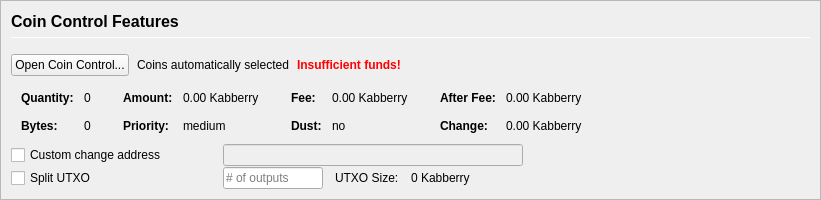
         <widget class="QFrame" name="frameCoinControl">
          <property name="sizePolicy">
           <sizepolicy hsizetype="Expanding" vsizetype="Expanding">
            <horstretch>0</horstretch>
            <verstretch>0</verstretch>
           </sizepolicy>
          </property>
          <property name="maximumSize">
           <size>
            <width>16777215</width>
            <height>16777215</height>
           </size>
          </property>
          <property name="frameShape">
           <enum>QFrame::StyledPanel</enum>
          </property>
          <property name="frameShadow">
           <enum>QFrame::Sunken</enum>
          </property>
          <layout class="QVBoxLayout" name="verticalLayoutCoinControl2">
           <property name="spacing">
            <number>0</number>
           </property>
           <property name="leftMargin">
            <number>0</number>
           </property>
           <property name="topMargin">
            <number>0</number>
           </property>
           <property name="rightMargin">
            <number>0</number>
           </property>
           <property name="bottomMargin">
            <number>0</number>
           </property>
           <item>
            <widget class="QFrame" name="frameCoinControl_BG">
             <layout class="QVBoxLayout" name="verticalLayoutCoinControl" stretch="0,0,0,0,0,0">
              <property name="spacing">
               <number>1</number>
              </property>
              <property name="leftMargin">
               <number>10</number>
              </property>
              <property name="topMargin">
               <number>10</number>
              </property>
              <item>
               <layout class="QHBoxLayout" name="horizontalLayoutCoinControl1">
                <property name="bottomMargin">
                 <number>15</number>
                </property>
                <item>
                 <layout class="QVBoxLayout" name="verticalLayout_3">
                  <property name="spacing">
                   <number>6</number>
                  </property>
                  <item>
                   <widget class="QLabel" name="labelCoinControlFeatures">
                    <property name="sizePolicy">
                     <sizepolicy hsizetype="Preferred" vsizetype="Maximum">
                      <horstretch>0</horstretch>
                      <verstretch>0</verstretch>
                     </sizepolicy>
                    </property>
                    <property name="minimumSize">
                     <size>
                      <width>0</width>
                      <height>20</height>
                     </size>
                    </property>
                    <property name="font">
                     <font>
                      <pointsize>12</pointsize>
                      <weight>75</weight>
                      <bold>true</bold>
                     </font>
                    </property>
                    <property name="styleSheet">
                     <string notr="true">font-weight:bold;</string>
                    </property>
                    <property name="text">
                     <string>Coin Control Features</string>
                    </property>
                   </widget>
                  </item>
                  <item>
                   <widget class="Line" name="line">
                    <property name="minimumSize">
                     <size>
                      <width>0</width>
                      <height>1</height>
                     </size>
                    </property>
                    <property name="maximumSize">
                     <size>
                      <width>16777215</width>
                      <height>1</height>
                     </size>
                    </property>
                    <property name="orientation">
                     <enum>Qt::Horizontal</enum>
                    </property>
                   </widget>
                  </item>
                 </layout>
                </item>
               </layout>
              </item>
              <item>
               <layout class="QHBoxLayout" name="horizontalLayoutCoinControl2" stretch="0,0,0,0">
                <property name="spacing">
                 <number>8</number>
                </property>
                <property name="bottomMargin">
                 <number>10</number>
                </property>
                <item>
                 <widget class="QPushButton" name="pushButtonCoinControl">
                  <property name="styleSheet">
                   <string notr="true"/>
                  </property>
                  <property name="text">
                   <string>Open Coin Control...</string>
                  </property>
                  <property name="autoDefault">
                   <bool>false</bool>
                  </property>
                 </widget>
                </item>
                <item>
                 <widget class="QLabel" name="labelCoinControlAutomaticallySelected">
                  <property name="text">
                   <string>Coins automatically selected</string>
                  </property>
                  <property name="margin">
                   <number>5</number>
                  </property>
                 </widget>
                </item>
                <item>
                 <widget class="QLabel" name="labelCoinControlInsuffFunds">
                  <property name="font">
                   <font>
                    <weight>75</weight>
                    <bold>true</bold>
                   </font>
                  </property>
                  <property name="styleSheet">
                   <string notr="true">color:red;font-weight:bold;</string>
                  </property>
                  <property name="text">
                   <string>Insufficient funds!</string>
                  </property>
                  <property name="margin">
                   <number>5</number>
                  </property>
                 </widget>
                </item>
                <item>
                 <spacer name="horizontalSpacerCoinControl">
                  <property name="orientation">
                   <enum>Qt::Horizontal</enum>
                  </property>
                  <property name="sizeHint" stdset="0">
                   <size>
                    <width>40</width>
                    <height>1</height>
                   </size>
                  </property>
                 </spacer>
                </item>
               </layout>
              </item>
              <item>
               <widget class="QWidget" name="widgetCoinControl" native="true">
                <property name="sizePolicy">
                 <sizepolicy hsizetype="Preferred" vsizetype="Preferred">
                  <horstretch>0</horstretch>
                  <verstretch>0</verstretch>
                 </sizepolicy>
                </property>
                <property name="minimumSize">
                 <size>
                  <width>0</width>
                  <height>0</height>
                 </size>
                </property>
                <property name="styleSheet">
                 <string notr="true"/>
                </property>
                <layout class="QHBoxLayout" name="horizontalLayoutCoinControl5">
                 <property name="leftMargin">
                  <number>0</number>
                 </property>
                 <property name="topMargin">
                  <number>0</number>
                 </property>
                 <property name="rightMargin">
                  <number>0</number>
                 </property>
                 <property name="bottomMargin">
                  <number>0</number>
                 </property>
                 <item>
                  <layout class="QHBoxLayout" name="horizontalLayoutCoinControl3" stretch="0,0,0,1">
                   <property name="spacing">
                    <number>20</number>
                   </property>
                   <property name="topMargin">
                    <number>0</number>
                   </property>
                   <property name="bottomMargin">
                    <number>10</number>
                   </property>
                   <item>
                    <layout class="QFormLayout" name="formLayoutCoinControl1">
                     <property name="horizontalSpacing">
                      <number>10</number>
                     </property>
                     <property name="verticalSpacing">
                      <number>14</number>
                     </property>
                     <property name="leftMargin">
                      <number>10</number>
                     </property>
                     <property name="topMargin">
                      <number>4</number>
                     </property>
                     <property name="rightMargin">
                      <number>6</number>
                     </property>
                     <item row="0" column="0">
                      <widget class="QLabel" name="labelCoinControlQuantityText">
                       <property name="font">
                        <font>
                         <weight>75</weight>
                         <bold>true</bold>
                        </font>
                       </property>
                       <property name="text">
                        <string>Quantity:</string>
                       </property>
                       <property name="margin">
                        <number>0</number>
                       </property>
                      </widget>
                     </item>
                     <item row="0" column="1">
                      <widget class="QLabel" name="labelCoinControlQuantity">
                       <property name="cursor">
                        <cursorShape>IBeamCursor</cursorShape>
                       </property>
                       <property name="contextMenuPolicy">
                        <enum>Qt::ActionsContextMenu</enum>
                       </property>
                       <property name="text">
                        <string notr="true">0</string>
                       </property>
                       <property name="margin">
                        <number>0</number>
                       </property>
                       <property name="textInteractionFlags">
                        <set>Qt::LinksAccessibleByMouse|Qt::TextSelectableByKeyboard|Qt::TextSelectableByMouse</set>
                       </property>
                      </widget>
                     </item>
                     <item row="1" column="0">
                      <widget class="QLabel" name="labelCoinControlBytesText">
                       <property name="font">
                        <font>
                         <weight>75</weight>
                         <bold>true</bold>
                        </font>
                       </property>
                       <property name="text">
                        <string>Bytes:</string>
                       </property>
                      </widget>
                     </item>
                     <item row="1" column="1">
                      <widget class="QLabel" name="labelCoinControlBytes">
                       <property name="cursor">
                        <cursorShape>IBeamCursor</cursorShape>
                       </property>
                       <property name="contextMenuPolicy">
                        <enum>Qt::ActionsContextMenu</enum>
                       </property>
                       <property name="text">
                        <string notr="true">0</string>
                       </property>
                       <property name="textInteractionFlags">
                        <set>Qt::LinksAccessibleByMouse|Qt::TextSelectableByKeyboard|Qt::TextSelectableByMouse</set>
                       </property>
                      </widget>
                     </item>
                    </layout>
                   </item>
                   <item>
                    <layout class="QFormLayout" name="formLayoutCoinControl2">
                     <property name="horizontalSpacing">
                      <number>10</number>
                     </property>
                     <property name="verticalSpacing">
                      <number>14</number>
                     </property>
                     <property name="leftMargin">
                      <number>6</number>
                     </property>
                     <property name="topMargin">
                      <number>4</number>
                     </property>
                     <property name="rightMargin">
                      <number>6</number>
                     </property>
                     <item row="0" column="0">
                      <widget class="QLabel" name="labelCoinControlAmountText">
                       <property name="font">
                        <font>
                         <weight>75</weight>
                         <bold>true</bold>
                        </font>
                       </property>
                       <property name="text">
                        <string>Amount:</string>
                       </property>
                       <property name="margin">
                        <number>0</number>
                       </property>
                      </widget>
                     </item>
                     <item row="0" column="1">
                      <widget class="QLabel" name="labelCoinControlAmount">
                       <property name="cursor">
                        <cursorShape>IBeamCursor</cursorShape>
                       </property>
                       <property name="contextMenuPolicy">
                        <enum>Qt::ActionsContextMenu</enum>
                       </property>
                       <property name="text">
                        <string notr="true">0.00 Kabberry</string>
                       </property>
                       <property name="textInteractionFlags">
                        <set>Qt::LinksAccessibleByMouse|Qt::TextSelectableByKeyboard|Qt::TextSelectableByMouse</set>
                       </property>
                      </widget>
                     </item>
                     <item row="1" column="0">
                      <widget class="QLabel" name="labelCoinControlPriorityText">
                       <property name="font">
                        <font>
                         <weight>75</weight>
                         <bold>true</bold>
                        </font>
                       </property>
                       <property name="text">
                        <string>Priority:</string>
                       </property>
                      </widget>
                     </item>
                     <item row="1" column="1">
                      <widget class="QLabel" name="labelCoinControlPriority">
                       <property name="cursor">
                        <cursorShape>IBeamCursor</cursorShape>
                       </property>
                       <property name="contextMenuPolicy">
                        <enum>Qt::ActionsContextMenu</enum>
                       </property>
                       <property name="text">
                        <string>medium</string>
                       </property>
                       <property name="textInteractionFlags">
                        <set>Qt::LinksAccessibleByMouse|Qt::TextSelectableByKeyboard|Qt::TextSelectableByMouse</set>
                       </property>
                      </widget>
                     </item>
                    </layout>
                   </item>
                   <item>
                    <layout class="QFormLayout" name="formLayoutCoinControl3">
                     <property name="horizontalSpacing">
                      <number>10</number>
                     </property>
                     <property name="verticalSpacing">
                      <number>14</number>
                     </property>
                     <property name="leftMargin">
                      <number>6</number>
                     </property>
                     <property name="topMargin">
                      <number>4</number>
                     </property>
                     <property name="rightMargin">
                      <number>6</number>
                     </property>
                     <item row="0" column="0">
                      <widget class="QLabel" name="labelCoinControlFeeText">
                       <property name="font">
                        <font>
                         <weight>75</weight>
                         <bold>true</bold>
                        </font>
                       </property>
                       <property name="text">
                        <string>Fee:</string>
                       </property>
                       <property name="margin">
                        <number>0</number>
                       </property>
                      </widget>
                     </item>
                     <item row="0" column="1">
                      <widget class="QLabel" name="labelCoinControlFee">
                       <property name="cursor">
                        <cursorShape>IBeamCursor</cursorShape>
                       </property>
                       <property name="contextMenuPolicy">
                        <enum>Qt::ActionsContextMenu</enum>
                       </property>
                       <property name="text">
                        <string notr="true">0.00 Kabberry</string>
                       </property>
                       <property name="textInteractionFlags">
                        <set>Qt::LinksAccessibleByMouse|Qt::TextSelectableByKeyboard|Qt::TextSelectableByMouse</set>
                       </property>
                      </widget>
                     </item>
                     <item row="1" column="0">
                      <widget class="QLabel" name="labelCoinControlLowOutputText">
                       <property name="font">
                        <font>
                         <weight>75</weight>
                         <bold>true</bold>
                        </font>
                       </property>
                       <property name="text">
                        <string>Dust:</string>
                       </property>
                      </widget>
                     </item>
                     <item row="1" column="1">
                      <widget class="QLabel" name="labelCoinControlLowOutput">
                       <property name="cursor">
                        <cursorShape>IBeamCursor</cursorShape>
                       </property>
                       <property name="contextMenuPolicy">
                        <enum>Qt::ActionsContextMenu</enum>
                       </property>
                       <property name="text">
                        <string>no</string>
                       </property>
                       <property name="textInteractionFlags">
                        <set>Qt::LinksAccessibleByMouse|Qt::TextSelectableByKeyboard|Qt::TextSelectableByMouse</set>
                       </property>
                      </widget>
                     </item>
                    </layout>
                   </item>
                   <item>
                    <layout class="QFormLayout" name="formLayoutCoinControl4">
                     <property name="horizontalSpacing">
                      <number>10</number>
                     </property>
                     <property name="verticalSpacing">
                      <number>14</number>
                     </property>
                     <property name="leftMargin">
                      <number>6</number>
                     </property>
                     <property name="topMargin">
                      <number>4</number>
                     </property>
                     <property name="rightMargin">
                      <number>6</number>
                     </property>
                     <item row="0" column="0">
                      <widget class="QLabel" name="labelCoinControlAfterFeeText">
                       <property name="font">
                        <font>
                         <weight>75</weight>
                         <bold>true</bold>
                        </font>
                       </property>
                       <property name="text">
                        <string>After Fee:</string>
                       </property>
                       <property name="margin">
                        <number>0</number>
                       </property>
                      </widget>
                     </item>
                     <item row="0" column="1">
                      <widget class="QLabel" name="labelCoinControlAfterFee">
                       <property name="cursor">
                        <cursorShape>IBeamCursor</cursorShape>
                       </property>
                       <property name="contextMenuPolicy">
                        <enum>Qt::ActionsContextMenu</enum>
                       </property>
                       <property name="text">
                        <string notr="true">0.00 Kabberry</string>
                       </property>
                       <property name="textInteractionFlags">
                        <set>Qt::LinksAccessibleByMouse|Qt::TextSelectableByKeyboard|Qt::TextSelectableByMouse</set>
                       </property>
                      </widget>
                     </item>
                     <item row="1" column="0">
                      <widget class="QLabel" name="labelCoinControlChangeText">
                       <property name="font">
                        <font>
                         <weight>75</weight>
                         <bold>true</bold>
                        </font>
                       </property>
                       <property name="text">
                        <string>Change:</string>
                       </property>
                      </widget>
                     </item>
                     <item row="1" column="1">
                      <widget class="QLabel" name="labelCoinControlChange">
                       <property name="cursor">
                        <cursorShape>IBeamCursor</cursorShape>
                       </property>
                       <property name="contextMenuPolicy">
                        <enum>Qt::ActionsContextMenu</enum>
                       </property>
                       <property name="text">
                        <string notr="true">0.00 Kabberry</string>
                       </property>
                       <property name="textInteractionFlags">
                        <set>Qt::LinksAccessibleByMouse|Qt::TextSelectableByKeyboard|Qt::TextSelectableByMouse</set>
                       </property>
                      </widget>
                     </item>
                    </layout>
                   </item>
                  </layout>
                 </item>
                </layout>
               </widget>
              </item>
              <item>
               <layout class="QHBoxLayout" name="horizontalLayoutCoinControl4">
                <property name="spacing">
                 <number>12</number>
                </property>
                <property name="sizeConstraint">
                 <enum>QLayout::SetDefaultConstraint</enum>
                </property>
                <property name="topMargin">
                 <number>0</number>
                </property>
                <property name="rightMargin">
                 <number>0</number>
                </property>
                <item>
                 <widget class="QCheckBox" name="checkBoxCoinControlChange">
                  <property name="sizePolicy">
                   <sizepolicy hsizetype="Preferred" vsizetype="Preferred">
                    <horstretch>0</horstretch>
                    <verstretch>0</verstretch>
                   </sizepolicy>
                  </property>
                  <property name="minimumSize">
                   <size>
                    <width>200</width>
                    <height>0</height>
                   </size>
                  </property>
                  <property name="maximumSize">
                   <size>
                    <width>200</width>
                    <height>16777215</height>
                   </size>
                  </property>
                  <property name="toolTip">
                   <string>If this is activated, but the change address is empty or invalid, change will be sent to a newly generated address.</string>
                  </property>
                  <property name="text">
                   <string>Custom change address</string>
                  </property>
                 </widget>
                </item>
                <item>
                 <widget class="QValidatedLineEdit" name="lineEditCoinControlChange">
                  <property name="enabled">
                   <bool>false</bool>
                  </property>
                  <property name="sizePolicy">
                   <sizepolicy hsizetype="Preferred" vsizetype="Preferred">
                    <horstretch>0</horstretch>
                    <verstretch>0</verstretch>
                   </sizepolicy>
                  </property>
                  <property name="minimumSize">
                   <size>
                    <width>300</width>
                    <height>0</height>
                   </size>
                  </property>
                 </widget>
                </item>
                <item>
                 <widget class="QLabel" name="labelCoinControlChangeLabel">
                  <property name="sizePolicy">
                   <sizepolicy hsizetype="Preferred" vsizetype="Preferred">
                    <horstretch>0</horstretch>
                    <verstretch>0</verstretch>
                   </sizepolicy>
                  </property>
                  <property name="minimumSize">
                   <size>
                    <width>100</width>
                    <height>0</height>
                   </size>
                  </property>
                  <property name="text">
                   <string/>
                  </property>
                  <property name="margin">
                   <number>3</number>
                  </property>
                 </widget>
                </item>
               </layout>
              </item>
              <item>
               <layout class="QHBoxLayout" name="horizontalLayoutCoinControl6">
                <property name="spacing">
                 <number>12</number>
                </property>
                <property name="rightMargin">
                 <number>0</number>
                </property>
                <item>
                 <widget class="QCheckBox" name="splitBlockCheckBox">
                  <property name="sizePolicy">
                   <sizepolicy hsizetype="Preferred" vsizetype="Preferred">
                    <horstretch>0</horstretch>
                    <verstretch>0</verstretch>
                   </sizepolicy>
                  </property>
                  <property name="minimumSize">
                   <size>
                    <width>200</width>
                    <height>0</height>
                   </size>
                  </property>
                  <property name="maximumSize">
                   <size>
                    <width>200</width>
                    <height>16777215</height>
                   </size>
                  </property>
                  <property name="text">
                   <string>Split UTXO</string>
                  </property>
                 </widget>
                </item>
                <item>
                 <widget class="QLineEdit" name="splitBlockLineEdit">
                  <property name="sizePolicy">
                   <sizepolicy hsizetype="Preferred" vsizetype="Preferred">
                    <horstretch>50</horstretch>
                    <verstretch>0</verstretch>
                   </sizepolicy>
                  </property>
                  <property name="minimumSize">
                   <size>
                    <width>100</width>
                    <height>0</height>
                   </size>
                  </property>
                  <property name="maximumSize">
                   <size>
                    <width>100</width>
                    <height>16777215</height>
                   </size>
                  </property>
                  <property name="placeholderText">
                   <string># of outputs</string>
                  </property>
                 </widget>
                </item>
                <item>
                 <widget class="QLabel" name="labelBlockSizeText">
                  <property name="text">
                   <string>UTXO Size:</string>
                  </property>
                 </widget>
                </item>
                <item>
                 <widget class="QLabel" name="labelBlockSize">
                  <property name="text">
                   <string>0 Kabberry</string>
                  </property>
                 </widget>
                </item>
                <item>
                 <spacer name="horizontalSpacer_7">
                  <property name="orientation">
                   <enum>Qt::Horizontal</enum>
                  </property>
                  <property name="sizeHint" stdset="0">
                   <size>
                    <width>40</width>
                    <height>20</height>
                   </size>
                  </property>
                 </spacer>
                </item>
               </layout>
              </item>
              <item>
               <spacer name="verticalSpacerCoinControl">
                <property name="orientation">
                 <enum>Qt::Vertical</enum>
                </property>
                <property name="sizeHint" stdset="0">
                 <size>
                  <width>800</width>
                  <height>1</height>
                 </size>
                </property>
               </spacer>
              </item>
             </layout>
            </widget>
           </item>
          </layout>
         </widget>
